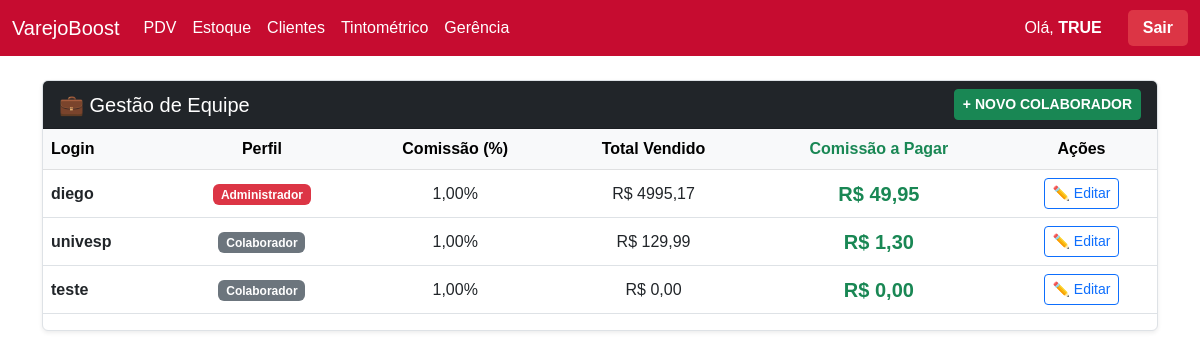
Page /gerencia/colaboradores/ (signed in) on the committed database.
### inventario/models.py (models this page shows)
class Usuarios(models.Model):
    login = models.CharField(max_length=100, unique=True)
    senha = models.CharField(max_length=100)
    perfil = models.CharField(max_length=50, default='Colaborador')
    comissao = models.DecimalField(max_digits=5, decimal_places=2, default=0.00)

### inventario/views/equipe.py (the view)
# urls.py: path('gerencia/colaboradores/', equipe.tela_colaboradores, name='tela_colaboradores'),
def tela_colaboradores(request):
    if 'usuario_logado' not in request.session:
        return redirect('login')
    lista_equipe = Usuarios.objects.all()
    for colaborador in lista_equipe:
        vendas_do_vendedor = Vendas.objects.filter(vendedor=colaborador.login, status='VENDA')
        total_vendido = 0.0
        for v in vendas_do_vendedor:
            try:
                total_vendido += float(v.valor_total)
            except (ValueError, TypeError):
                pass
        try:
            percentual_comissao = float(colaborador.comissao)
        except (ValueError, TypeError):
            percentual_comissao = 0.0
        comissao_a_pagar = (total_vendido * percentual_comissao) / 100
        colaborador.total_vendido = total_vendido
        colaborador.comissao_a_pagar = comissao_a_pagar
    context = {
        'equipe': lista_equipe,
    }
    return render(request, 'inventario/colaboradores.html', context)

### inventario/templates/inventario/colaboradores.html (shortened to what this page needs)
{% extends 'inventario/base.html' %}
{% block content %}
<div class="card shadow-sm border-0">
    <div class="card-header bg-dark text-white d-flex justify-content-between align-items-center">
        <h5 class="mb-0">💼 Gestão de Equipe</h5>
        <button class="btn btn-success btn-sm fw-bold" onclick="abrirModalRH()">+ NOVO COLABORADOR</button>
    </div>
    <div class="table-responsive">
        <table class="table table-hover align-middle text-center">
            <thead class="table-light">
                <tr>
                    <th class="text-start">Login</th>
                    <th>Perfil</th>
                    <th>Comissão (%)</th>
                    <th>Total Vendido</th>
                    <th class="text-success">Comissão a Pagar</th>
                    <th>Ações</th>
                </tr>
            </thead>
            <tbody>
                {% for c in equipe %}
                <tr>
                    <td class="text-start"><strong>{{ c.login }}</strong></td>
                    <td>
                        {% if c.perfil == 'Administrador' %}
                            <span class="badge bg-danger">Administrador</span>
                        {% else %}
                            <span class="badge bg-secondary">Colaborador</span>
                        {% endif %}
                    </td>
                    <td>{{ c.comissao|floatformat:2 }}%</td>
                    <td>R$ {{ c.total_vendido|floatformat:2 }}</td>
                    <td class="fw-bold text-success fs-5">R$ {{ c.comissao_a_pagar|floatformat:2 }}</td>
                    <td>
                        <button class="btn btn-sm btn-outline-primary" title="Editar Colaborador" onclick="editarRH('{{c.id}}', '{{c.login}}', '{{c.perfil}}', '{{c.comissao}}')">
                            ✏️ Editar
                        </button>
                    </td>
                </tr>
                {% endfor %}
            </tbody>
        </table>
    </div>
</div>
{% endblock %}

### inventario/templates/inventario/base.html (style rules this page uses)
body { background-color: #FFFFFF; color: #101820; font-family: sans-serif; }
.card { border: 1px solid #dee2e6 !important; }

### rows in the picture
Usuarios: login "diego", perfil "Administrador", comissao "1,00", total_vendido "4995,17", comissao_a_pagar "49,95"
Usuarios: login "univesp", perfil "Colaborador", comissao "1,00", total_vendido "129,99", comissao_a_pagar "1,30"
Usuarios: login "teste", perfil "Colaborador", comissao "1,00", total_vendido "0,00", comissao_a_pagar "0,00"

### other values in the picture
{{ request.session.usuario_logado|upper }} "TRUE"
